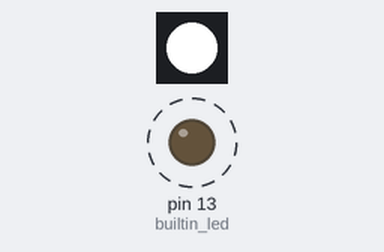
Recording of a program running on a simulated MicroPython board. Shown: 1 RGB LEDs in strip order, left to right, output pins drawn as LEDs (lit = HIGH). Dashed ring = blinking. Pins used as bus, display or sensor lines are not drawn.

Above: at 0.05 s.
At 2.75 s:
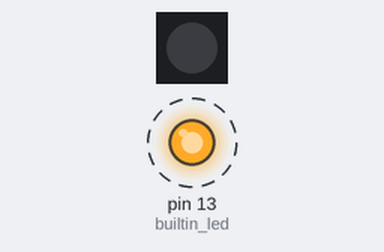
Timing chart, 0 to 3.0 s (numbered marks = the images above):
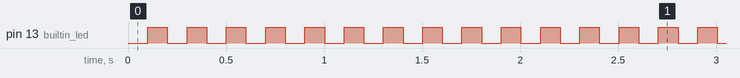

The program:

lab1_check2.py
```python
from machine import Pin
import utime
import neopixel

# power enable for neopixel
pwr = Pin(2, Pin.OUT)
pwr.value(1) # turn on power
builtin_led = Pin(13, Pin.OUT)
np_led = neopixel.NeoPixel(Pin(0, Pin.OUT), 1)

tick_count = 0
builtin_led.value(1)

while True:
    builtin_led.value(not builtin_led.value())
    if tick_count % 5 == 0:
        np_led[0] = (255, 255, 255)
    else:
        np_led[0] = (0, 0, 0)
    np_led.write()

    utime.sleep(0.1)
    tick_count += 1
```

Measured:
- by itself, pin 13 (builtin_led): alternates HIGH for 0.10 s and LOW for 0.10 s
